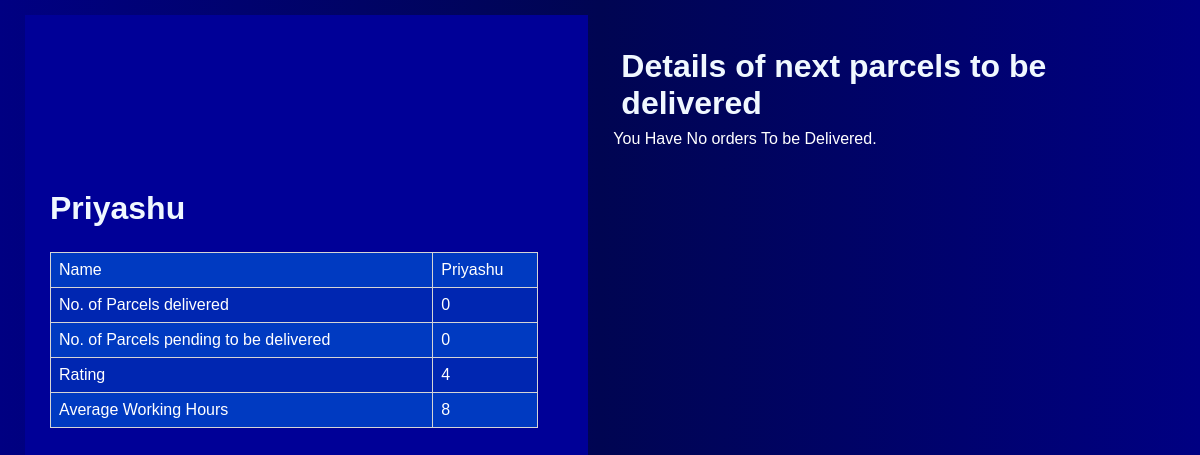
Before: /staff (signed in) with the older database file.
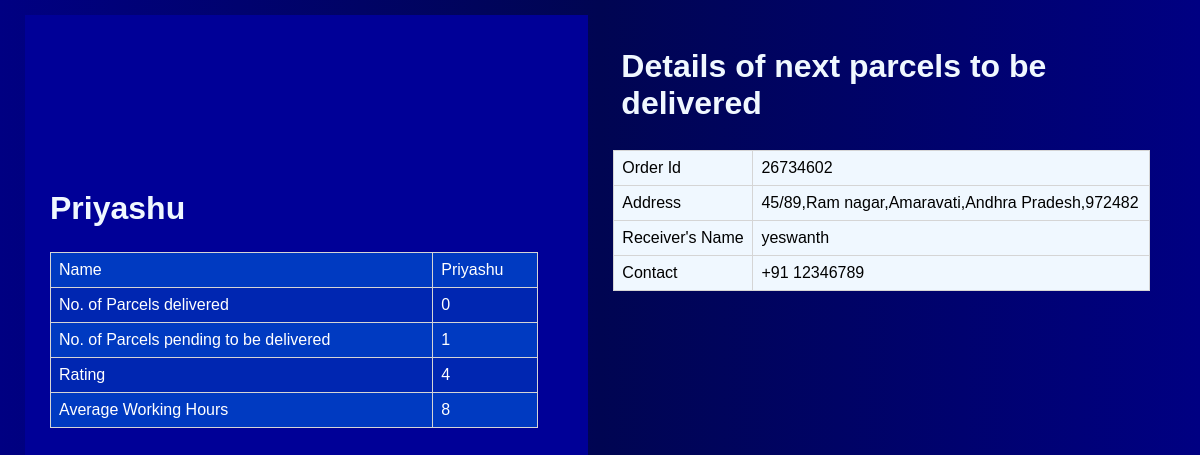
After: the same page with the newer database file.
### courier_service/models.py (models this page shows)
class Employees(models.Model):
    Employee_Id=models.IntegerField(primary_key=True)
    Name=models.CharField(max_length=50)
    password=models.CharField(max_length=50)
    Contact_Number=models.BigIntegerField()
    Email=models.EmailField()
    House_No=models.CharField(max_length=50)
    Street=models.CharField(max_length=50)
    City=models.CharField(max_length=50)
    State=models.CharField(max_length=50)
    Pin_Code=models.IntegerField()
    Salary=models.IntegerField()
    Branch_Id=models.ForeignKey(Branches,null=True,on_delete=models.CASCADE)
    Department_Id=models.ForeignKey(Department,null=True,on_delete=models.CASCADE)
    Manager_Id= models.ForeignKey('self',null=True,blank=True,on_delete=models.CASCADE)

class Orders(models.Model):
    Order_Id=models.IntegerField(primary_key=True)
    Order_Name=models.CharField(max_length=50)
    Parcel_Weight=models.IntegerField()
    Parcel_length=models.IntegerField(null=True,blank=True)
    Parcel_Width=models.IntegerField(null=True,blank=True)
    Parcel_height=models.IntegerField(null=True,blank=True)
    booked_date=models.DateTimeField()
    shipped_date=models.DateTimeField(null=True,blank=True)
    delivered_date=models.DateTimeField(null=True,blank=True)
    From_House_No=models.CharField(max_length=50)
    From_Street=models.CharField(max_length=50)
    From_City=models.CharField(max_length=50)
    From_State=models.CharField(max_length=50)
    From_Pin_Code=models.IntegerField()
    Receiver_Name=models.CharField(max_length=50)
    Receiver_Contact_Number=models.BigIntegerField()
    To_House_No=models.CharField(max_length=50)
    To_Street=models.CharField(max_length=50)
    To_City=models.CharField(max_length=50)
    To_State=models.CharField(max_length=50,null=True)
    To_Pin_Code=models.IntegerField()
    Order_Status=models.CharField(max_length=50,default="Not yet delivered.")
    Order_location=models.ForeignKey(cities,on_delete=models.CASCADE,null=True,blank=True)
    Order_Type=models.CharField(max_length=50)
    delivery_charge=models.IntegerField(null=True,blank=True)
    User_Id=models.ForeignKey(user_details,on_delete=models.CASCADE,null=True,blank=True)
    Sender_Employee_Id=models.ForeignKey(Employees,related_name='employee1',on_delete=models.CASCADE,null=True,blank=True)
    Receiver_Name_Employee_Id=models.ForeignKey(Employees,related_name='employee2',on_delete=models.CASCADE,null=True,blank=True)

### courier_service/views.py (the view)
# urls.py: path('staff', views.staff, name='staff'),
def staff(request):
 user = request.user
 if user.is_staff:
    employee=Employees.objects.get(Employee_Id=user.username)
    orders=Orders.objects.filter(Sender_Employee_Id=employee)
    context={
        'orders':orders,
        'e':employee,
        'y':len(orders)
    }
    return render(request, 'employee.html',context)
 else:
    return render(request, 'Home.html')

### courier_service/templates/employee.html (shortened to what this page needs)
{% load static %}
<!DOCTYPE html>
<html lang="en">
<head>
    <link rel="stylesheet" href="{% static "css/employee.css" %}">
</head>
<body>
    <div class="employee_container">
        <div class="employee_container_control">
            <div class="employee_details">
                <div class="emp_img"></div>
                <h1 style="color: aliceblue;">{{e.Name}}</h1>
                <div class="emp_detail_container">
                    <table>
                        <tr>
                        <td>Name </td>
                        <td>{{e.Name}}</td>
                        </tr>
                        <tr>
                        <td>No. of Parcels delivered</td>
                        <td>0</td>
                        </tr>
                        <tr>
                        <td>No. of Parcels pending to be delivered</td>
                        <td>{{y}}</td>
                        </tr>
                        <tr>
                        <td>Rating</td>
                        <td>4</td>
                        </tr>
                        <tr>
                        <td>Average Working Hours</td>
                        <td>8</td>
                        </tr>
                    </table>
                </div>
            </div>
            <div class="parcel_details">
                <h3 style="color: aliceblue;">Details of next parcels to be delivered</h3>
                {%if orders%}
                 {%for i in orders%}
                <div class="order_card">
                    <table>
                        <tr>
                            <td>Order Id</td>
                            <td>{{i.Order_Id}}</td>
                        </tr>
                        <tr>
                            <td>Address</td>
                            <td>{{i.To_House_No}},{{i.To_Street}},{{i.To_City}},{{i.To_State}},{{i.To_Pin_Code}}</td>
                        </tr>
                        <tr>
                            <td>Receiver's Name</td>
                            <td>{{i.Receiver_Name}}</td>
                        </tr>
                        <tr>
                            <td>Contact</td>
                            <td>+91 {{i.Receiver_Contact_Number}}</td>
                        </tr>
                    </table>
                </div>
                {%endfor%}
                {%else%}
                <div><p style="color: #fff;">You Have No orders To be Delivered.</p></div>
                {%endif%}
            </div>
        </div>
    </div>
</body>
</html>

### courier_service/static/css/employee.css (style rules this page uses)
* { margin: 0; padding: 0; box-sizing: border-box; font-family: 'Open-Sans',sans-serif; }
body { background-image: linear-gradient(to right,#000082,#000552,#000082); }
.employee_container { padding-right: 10px; padding-left: 10px; margin-top: 15px; margin-right: auto; margin-left: auto; }
@media (min-width: 768px) { .employee_container { width: 750px; } }
@media (min-width: 992px) { .employee_container { width: 970px; } }
@media (min-width: 1200px) { .employee_container { width: 1170px; } }
.employee_container_control { display: flex; }
.employee_details { width: 100%; background-color: #000097; padding: 25px; }
@media (min-width: 900px) { .employee_details { height: 100vh; } }
.emp_img { height: 150px; width: 150px; border-radius: 50%; background-image: url("https://upload.wikimedia.org/wikipedia/commons/thumb/b/b8/Sachin-Tendulkar_%28cropped%29.jpg/220px-Sachin-Tendulkar_%28cropped%29.jpg"); background-position: center; background-size: cover; background-repeat: no-repeat; }
.emp_detail_container { margin: 25px; margin-left: 0; }
.parcel_details { margin: 25px; width: 100%; }
.parcel_details>h3 { font-size: 2em; padding: 8px; }
.order_card { margin: 20px 0; }
table { font-family: arial, sans-serif; border-collapse: collapse; width: 100%; }
td { border: 1px solid #d5d5d5; text-align: left; padding: 8px; }
.emp_detail_container tr:nth-child(even) { background-color: rgb(0, 38, 177); }
.emp_detail_container tr:nth-child(odd) { background-color: rgb(0, 58, 193); }
.emp_detail_container td { color: #fff; }
.parcel_details table { background-color: aliceblue; }

Changed rows visible on the page:
added Orders: Order_Id "26734602", To_House_No "45/89", To_Street "Ram nagar", To_City "Amaravati", To_State "Andhra Pradesh", To_Pin_Code "972482", Receiver_Name "yeswanth", Receiver_Contact_Number "12346789"
Other visible differences:
{{ y }}: "0" → "1"
text no longer shown: "You Have No orders To be Delivered."
